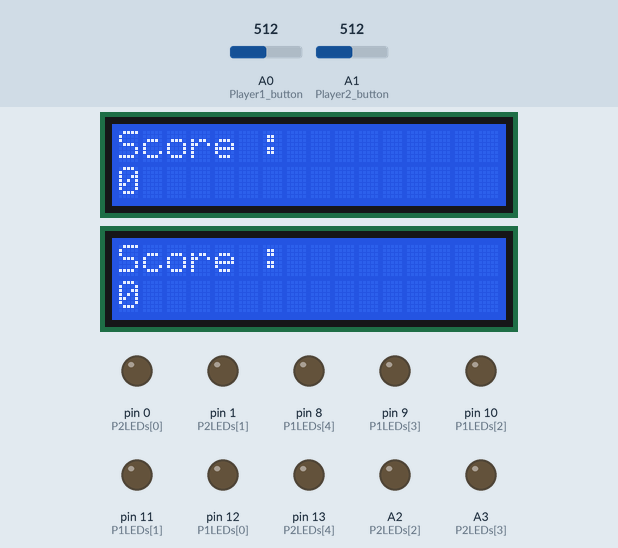
A sketch run on a simulated Arduino Nano, built with avr-gcc and run on an emulated ATmega328P. Shown: 2 × 16×2 character LCD, output pins drawn as LEDs (lit = HIGH). The test bench sets the inputs (shaded band); at power-on: A0 (Player1_button) = 512, A1 (Player2_button) = 512. Random numbers use the default seed unless the sketch sets one.

Above: at 0.2 s.
At 3.1 s:
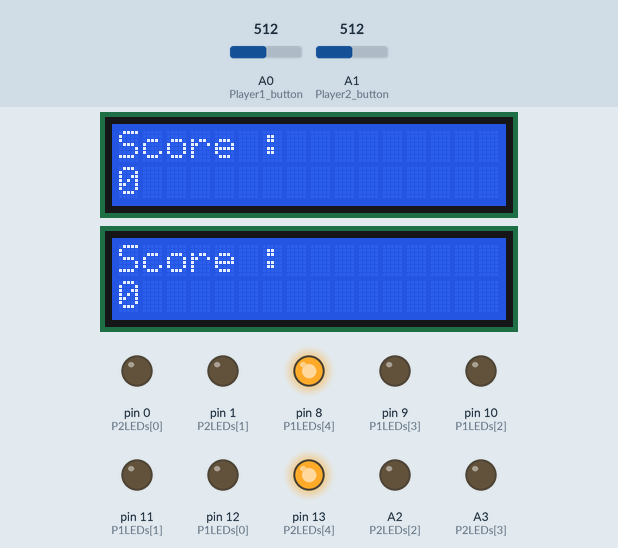
At 9.1 s:
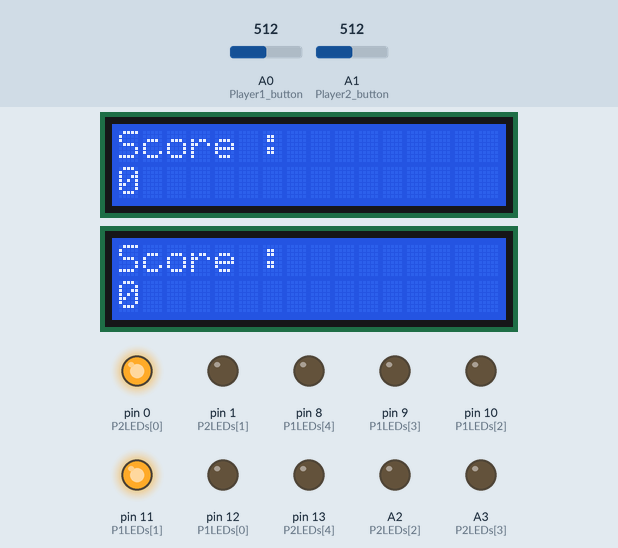
At 18.1 s:
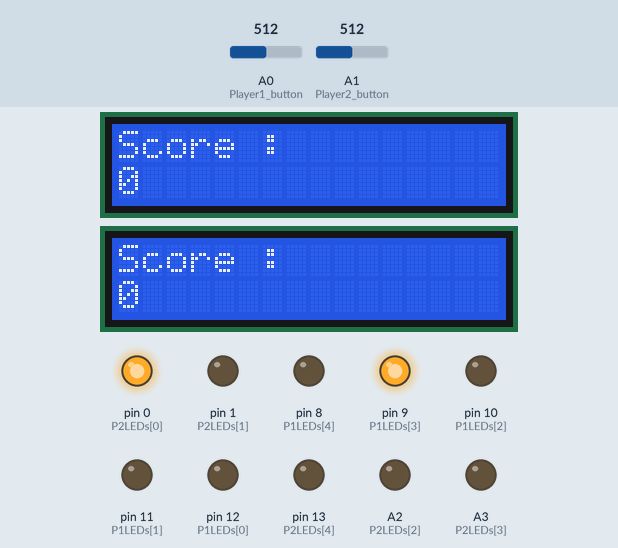
At 27.1 s:
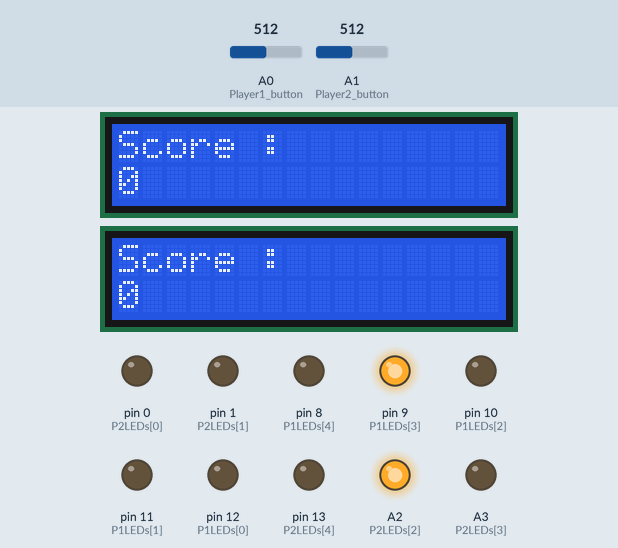
At 36.1 s:
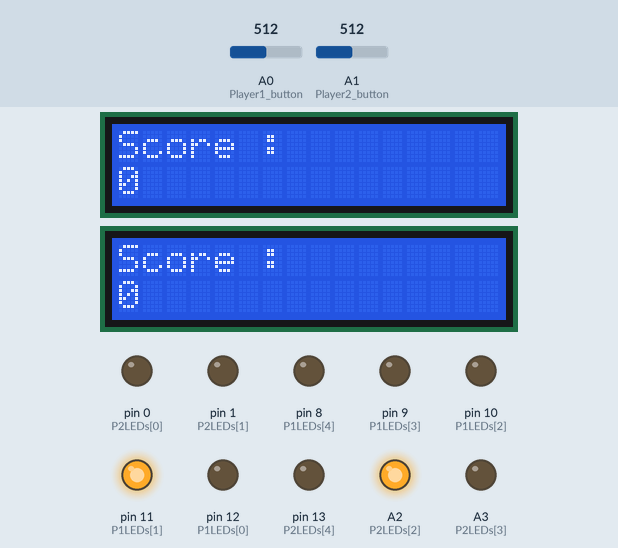
Timing chart, 0 to 40.0 s (numbered marks = the images above):
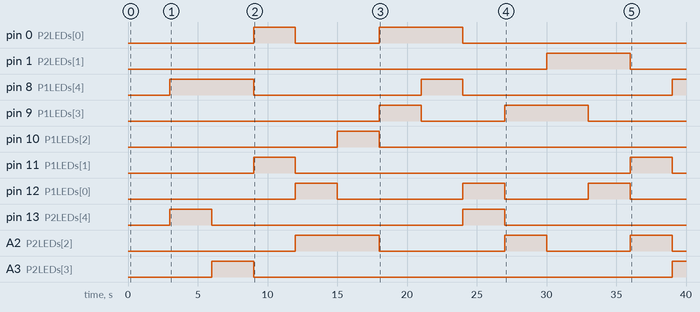

Measured:
- by itself, pin 0 (P2LEDs[0]): LOW → HIGH at 9.0 s, → LOW 3.0 s later, → HIGH 6.0 s later, → LOW 6.0 s later
- by itself, pin 1 (P2LEDs[1]): LOW → HIGH at 30.0 s, → LOW 6.0 s later
- by itself, pin 8 (P1LEDs[4]): goes HIGH 6.0 s, LOW 12.0 s, HIGH 3.0 s, LOW 15.0 s, then HIGH
- by itself, pin 9 (P1LEDs[3]): LOW → HIGH at 18.0 s, → LOW 3.0 s later, → HIGH 6.0 s later, → LOW 6.0 s later
- by itself, pin 10 (P1LEDs[2]): LOW → HIGH at 15.0 s, → LOW 3.0 s later
- by itself, pin 11 (P1LEDs[1]): alternates HIGH for 3.0 s and LOW for 24.0 s
- by itself, pin 12 (P1LEDs[0]): goes HIGH 3.0 s, LOW 9.0 s, HIGH 3.0 s, LOW 6.0 s, HIGH 3.0 s, then LOW
- by itself, pin 13 (P2LEDs[4]): alternates HIGH for 3.0 s and LOW for 18.0 s

The sketch:

Whack-A-Mole.ino
```cpp
// Whack-A-Mole game


/*
 * Moles appear one at a time, hit only the correct ones to win.
 * The game speeds up each time you hit the right mole.
 * The score is displayed.
 * Hit the right mole 50 times to win.
 */


/*
  The circuit:
  * player 1 LED1 ==> player 1 Button 1
  * player 1 LED2 ==> player 1 Button 2
  * ....
  * player 2 LED1 ==> player 2 Button 1
  * player 2 LED2 ==> player 2 Button 2
  * .....
 */


#include <Wire.h>
#include <LiquidCrystal.h>
#include <LiquidCrystal_I2C.h>


/******     First LCD Pins     ******/
#define LCD1_RS 2
#define LCD1_EN 3
#define LCD1_D4 4
#define LCD1_D5 5
#define LCD1_D6 6
#define LCD1_D7 7


/******     Players buttons Pins     ******/
#define Player1_button A0
#define Player2_button A1

/******     LEDs Pins     ******/
const byte P1LEDs[] = {12, 11, 10, 9, 8};
const byte P2LEDs[] = {0, 1, A2, A3, 13};


LiquidCrystal lcd1(LCD1_RS, LCD1_EN, LCD1_D4, LCD1_D5, LCD1_D6, LCD1_D7);
LiquidCrystal_I2C lcd2(0x27,16,2);

/******     Defining Player struct      ******/
typedef struct{
  bool buttonPressed = false;
  long gameSpeed = 3000, timePassed = millis();
  byte random_number, Score = 0;
  float ButtonVoltage = 0;
}Player;


byte winningScore = 50;

Player p1;
Player p2;


void setup()
{
  for(int i = 0; i < 5; i++)
  {
    pinMode(P1LEDs[i], OUTPUT);
    pinMode(P2LEDs[i], OUTPUT);
    digitalWrite(P1LEDs[i], LOW);
    digitalWrite(P2LEDs[i], LOW);
  }

  lcd1.begin(16, 2);
  lcd2.begin(16, 2);
  lcd1.clear();
  lcd2.clear();
  lcd1.setCursor(0, 0);
  lcd1.print("Score :");
  lcd2.setCursor(0, 0);
  lcd2.print("Score :");


  pinMode(Player1_button, INPUT);
  pinMode(Player2_button, INPUT);

  /***********    initializing the pseudo-random number generator    ***********/
  randomSeed(analogRead(A7));                       // A7 is a free analogue pin

}

void loop()
{
  Game(&p1, P1LEDs, sizeof(P1LEDs) / sizeof(byte), Player1_button);
  Game(&p2, P2LEDs, sizeof(P2LEDs) / sizeof(byte), Player2_button);
  lcd1.setCursor(0, 1);
  lcd1.print(p1.Score);
  lcd2.setCursor(0, 1);
  lcd2.print(p2.Score);
  findWinner(&p1, &p2);
}

int FindButton(float voltage)
{

  /********* Find the button depending of the voltage produced *********/
  if(voltage >= 4.30)                           // range where voltage produced when the first button is pressed
  {
    return 0;
  }
  else if(voltage >= 2.0)                       // range where voltage produced when the second button is pressed
  {
    return 1;
  }
  else if(voltage >= 1.28)                      // range where voltage produced when the third button is pressed
  {
    return 2;
  }
  else if(voltage >= 0.74)                     // range where voltage produced when the fourth button is pressed
  {
    return 3;
  }
  else if(voltage >= 0.45)                     // range where voltage produced when the fifth button is pressed
  {
    return 4;
  }
  else
  {
    return -1;
  }
}

void GenerateNewNumber(Player * player,byte LEDs[], byte sizeofArray)
{
  /***********    Generate random Number for first Player    ***********/
  digitalWrite(LEDs[player->random_number], LOW);
  player->random_number = random(0, 5);
  digitalWrite(LEDs[player->random_number], HIGH);
}

void Game(Player * player, byte LEDs[], int sizeofArray, byte Player_button)
{
  /***********    Generate random Number every 3 seconds    ***********/

  if(millis() - player->timePassed >= player->gameSpeed)
    {
      GenerateNewNumber(player, LEDs, sizeofArray);
      player->timePassed = millis();
    }

  /***********    Get Voltage for the pressed button for each player    ***********/
  player->ButtonVoltage = analogRead(Player_button) * (5.0 / 1023.0);           // converting the analogue value to voltage

  /***********    Generate random Number if a button is pressed    ***********/
  if(player->ButtonVoltage >= 0.15)                         // 0.15 and not 0 to avoid the effect of noise
  {
    if(!player->buttonPressed)
    {
      /***********    Check if each player pressed the right button separately    ***********/
      if(FindButton(player->ButtonVoltage) == player->random_number)
      {
        player->Score++;
        player->gameSpeed -= 80;                           // number of milliseconds subtracted each time a correct button is pressed
        if(player->gameSpeed <= 600)                       // max game speed 0.6 seconds
          player->gameSpeed = 600;
        GenerateNewNumber(player, LEDs, sizeofArray);
        player->timePassed = millis();
      }
      player->buttonPressed = true;
    }
  }
  else
  {
    player->buttonPressed = false;
  }
}

void findWinner(Player * player1, Player * player2)
{
  /***********    Declare a winner according to the score    ***********/

  if(player1->Score == winningScore && player2->Score != winningScore)
  {
    while(true)
    {
      lcd1.clear();
      lcd2.clear();
      delay(800);
      lcd1.setCursor(0, 0);
      lcd1.print("WINNER!!");
      lcd2.setCursor(0, 0);
      lcd2.print("LOSER!!");
      delay(1500);
    }
  }
  else if(player1->Score != winningScore && player2->Score == winningScore)
  {
    while(true)
    {
      lcd1.clear();
      lcd2.clear();
      delay(800);
      lcd2.setCursor(0, 0);
      lcd2.print("WINNER!!");
      lcd1.setCursor(0, 0);
      lcd1.print("LOSER!!");
      delay(1500);
    }
  }
  else if(player1->Score == winningScore && player2->Score == winningScore)
  {
    while(true)
    {
      lcd1.clear();
      lcd2.clear();
      delay(800);
      lcd2.setCursor(0, 0);
      lcd2.print("TIE!!");
      lcd1.setCursor(0, 0);
      lcd1.print("TIE!!");
      delay(1500);
    }
  }
}
```
